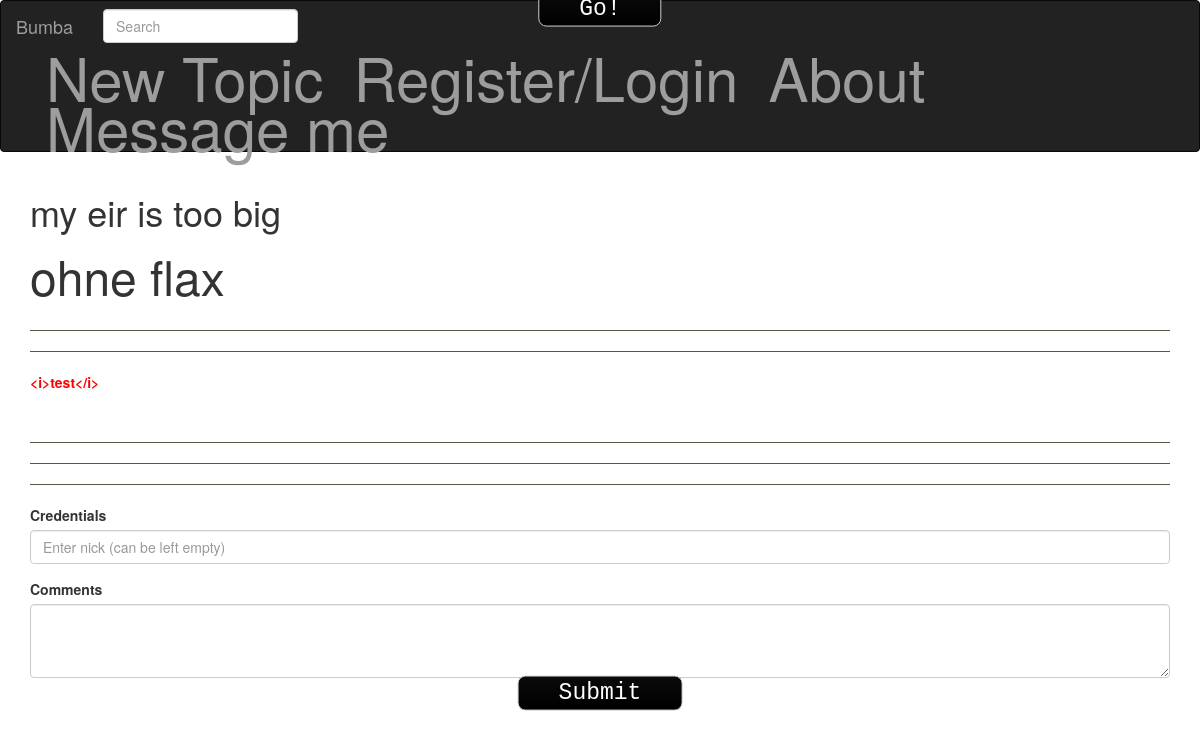
Screenshot of /bumba/post.php?id=32 with the database file from the repository.
### tables this page shows
CREATE TABLE IF NOT EXISTS `user_post` (
`id` int(11) NOT NULL,
  `title` varchar(30) NOT NULL,
  `body` text NOT NULL,
  `time` timestamp NOT NULL DEFAULT CURRENT_TIMESTAMP ON UPDATE CURRENT_TIMESTAMP
);

CREATE TABLE IF NOT EXISTS `post_comment` (
`id` int(11) NOT NULL,
  `comment` text NOT NULL,
  `poster` varchar(30) NOT NULL,
  `date` date NOT NULL,
  `original_id` int(11) NOT NULL
);

### bumba/post.php (the view, shortened to what this page needs)
<?php require_once('../bumba/config/setup.php');?>
<!DOCTYPE html>
<html>
	<head>
		<?php include('../bumba/templates/header.php');?>
	</head>
	<body>
		<div class="container">
			<?php
        if(isset($_GET['id'])){
            $query = "SELECT * FROM user_post WHERE id =:id";
            $statement = $db->prepare($query);
            $statement->bindParam(":id", $_GET['id'], PDO::PARAM_INT);
            $statement->execute();
            $row = $statement->fetchObject();
            $title = htmlspecialchars($row->title);
            $body = htmlspecialchars($row->body);
            echo sprintf('<div class="view_post">');
            echo "<h1> {$title}</h1>";
            echo sprintf('<p>%s</p>',$body);
            echo sprintf('</div>');
        }
        else{
            header('Location: index.php');
        }
        ?>
		<hr><hr>
		<?php
            $query = "SELECT * FROM post_comment ORDER BY id ASC";
            $statement = $db->query($query);
			echo sprintf('<div class="comment">');
            while($r = $statement->fetch()) {
                $poster = htmlspecialchars($r['poster']);
                $comment = htmlspecialchars($r['comment']);
				$original_id = $r['original_id'];
				if($original_id == $_GET['id']){
					echo sprintf('<b style="color:red">%s</b></br>',$poster);
					echo sprintf('<p style="color:red">%s</p></br><hr>',$comment);
				}
            }
			echo sprintf('</div>');
        ?>
		<hr><hr>
			<form action="<?php echo $_SERVER['PHP_SELF'] . '?' . $_SERVER['QUERY_STRING']; ?>" method="post" name="addpost">
				<div class="form-group">
					<label for="postposter">Credentials</label>
					<input name="poster" type="text" class="form-control" id="postposter" placeholder="Enter nick (can be left empty)">
				</div>
			    <div class="form-group">
					<label for "textInput">Comments</label>
					<textarea name="comment" class="form-control" rows="3" id="textInput"></textarea>
				</div>
			  <button type="submit" class="btn btn-default" value="submit">Submit</button>
			</form>
		</div>
	</body>
</html>

### bumba/css/style.css (style rules this page uses)
body { background-color:FFFFFF; }
p { font-size: 4.0vw; word-wrap: break-word; }
hr { border-color: #595648; }
.btn { background: #0a0a0a; background-image: -webkit-linear-gradient(top, #0a0a0a, #000000); background-image: -moz-linear-gradient(top, #0a0a0a, #000000); background-image: -ms-linear-gradient(top, #0a0a0a, #000000); background-image: -o-linear-gradient(top, #0a0a0a, #000000); background-image: linear-gradient(to bottom, #0a0a0a, #000000); -webkit-border-radius: 8; -moz-border-radius: 8; border-radius: 8px; font-family: Courier New; color: #ffffff; font-size: 23px; padding: 0px 40px 0px 40px; text-decoration: none; margin: 0; position: absolute; left: 50%; margin-right: -50%; transform: translate(-50%, -50%) }

### rows the page displays
user_post: title "my eir is too big", body "ohne flax"
post_comment: poster "<i>test</i>"
